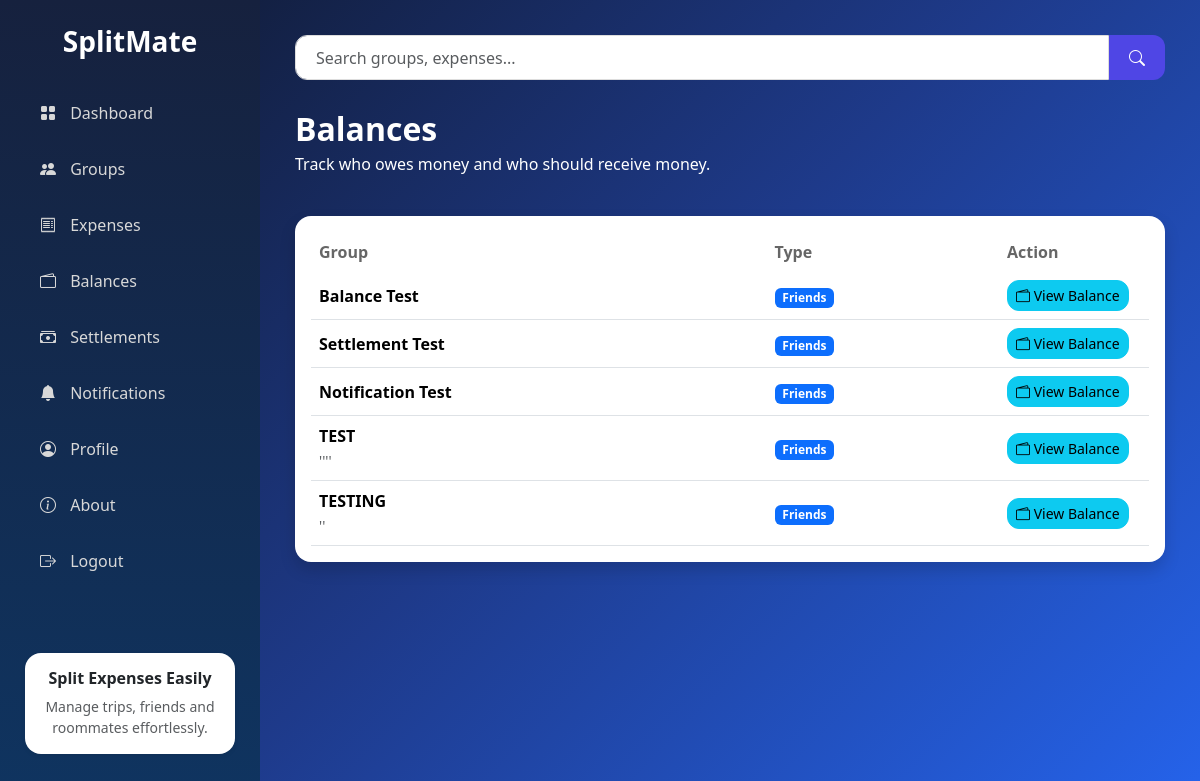
/balances/ (signed in), run on the app's committed database.
### models.py (models this page shows, shortened)
class Group(db.Model):
    __tablename__ = "group"
    id = db.Column(db.Integer, primary_key=True)
    name = db.Column(db.String(100), nullable=False)
    description = db.Column(db.Text)
    group_type = db.Column(db.String(50), nullable=False)
    trip_mode = db.Column(db.Boolean, default=False)
    trip_start_date = db.Column(db.Date)
    trip_end_date = db.Column(db.Date)
    created_by = db.Column(db.Integer, db.ForeignKey("user.id"), nullable=False)
    created_at = db.Column(db.DateTime, default=datetime.utcnow)
    members = db.relationship("GroupMember", backref="group", cascade="all, delete-orphan", lazy=True)
    expenses = db.relationship("Expense", backref="group", cascade="all, delete-orphan", lazy=True)
    settlements = db.relationship("Settlement", backref="group", cascade="all, delete-orphan", lazy=True)

### routes/balances.py (the view)
@balances.route("/")
def balance_home():
    if "user_id" not in session:
        return redirect(url_for("auth.login"))
    user_id = session["user_id"]
    memberships = GroupMember.query.filter_by(user_id=user_id).all()
    groups = [member.group for member in memberships]
    return render_template("balances/balances.html",groups=groups)

### templates/balances/balances.html (shortened to what this page needs)
{% extends "dashboard_base.html" %}
{% block page_content %}
<div class="d-flex justify-content-between align-items-center mb-4">
    <div>
        <h2 class="fw-bold mb-1">Balances</h2>
        <p>
            Track who owes money and who should receive money.
        </p>
    </div>
</div>
<div class="card shadow border-0 rounded-4">
    <div class="card-body">
        {% if groups %}
        <div class="table-responsive">
            <table class="table align-middle">
                <thead>
                    <tr>
                        <th>Group</th>
                        <th>Type</th>
                        <th width="150">Action</th>
                    </tr>
                </thead>
                <tbody>
                {% for group in groups %}
                    <tr>
                        <td>
                            <strong>{{ group.name }}</strong>
                            <br>
                            <small class="text-muted">
                                {{ group.description or "" }}
                            </small>
                        </td>
                        <td>
                            <span class="badge bg-primary">
                                {{ group.group_type }}
                            </span>
                        </td>
                        <td>
                            <a href="{{ url_for('balances.group_balance', group_id=group.id) }}" class="btn btn-info btn-sm">
                                <i class="bi bi-wallet2"></i>
                                View Balance
                            </a>
                        </td>
                    </tr>
                {% endfor %}
                </tbody>
            </table>
        </div>
        {% endif %}
    </div>
</div>
{% endblock %}

### static/css/style.css (style rules this page uses)
* { margin:0; padding:0; box-sizing:border-box; font-family:"Segoe UI",sans-serif; }
body { min-height:100vh; background:linear-gradient(135deg,#0f172a,#1e3a8a,#2563eb); }
.btn { border-radius:12px; font-weight:500; }
.table { margin-bottom:0; }
.table thead th { border:none; color:#666; font-weight:600; }
.table tbody td { vertical-align:middle; }

### data on the page
Group: name "Balance Test", group_type "Friends"
Group: name "Settlement Test", group_type "Friends"
Group: name "Notification Test", group_type "Friends"
Group: name "TEST", description "''''", group_type "Friends"
Group: name "TESTING", description "''", group_type "Friends"
